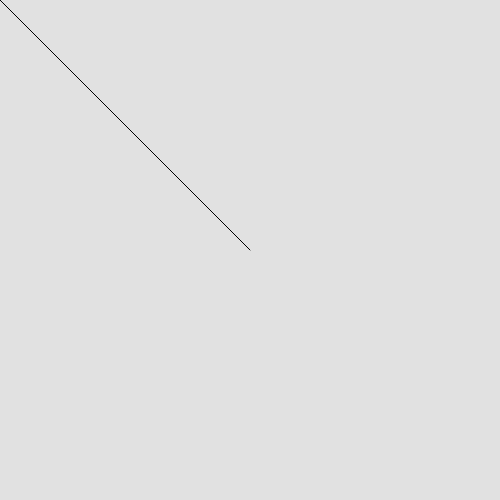
Frame 1 (no input)
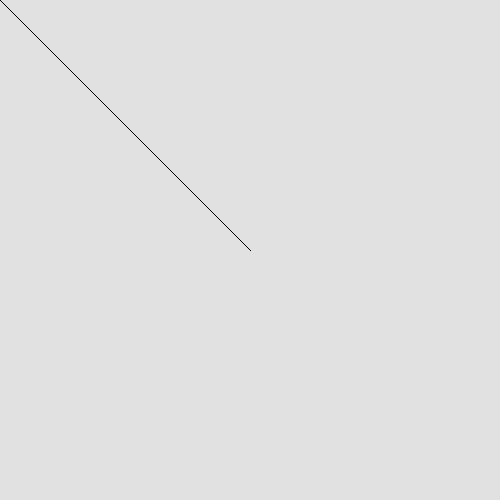
Frame 60 (no input)
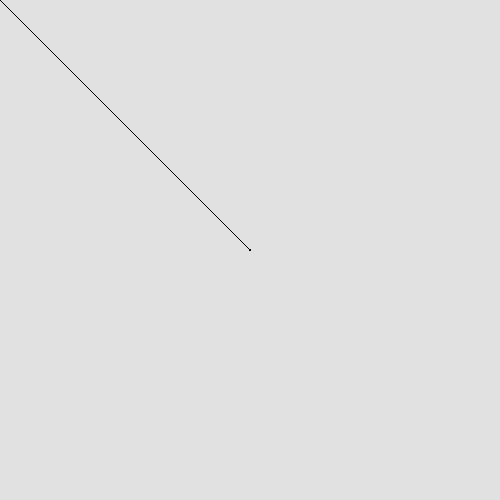
Frame 120 (the mouse pressed at the canvas centre since frame 60)

The p5.js sketch that drew these frames (run headless with seeded random() and noise() and a simulated clock; from frame 60 on, the mouse is pressed at the canvas centre):

// p5.js sketch
// ── sketch.js
function setup() { 
   createCanvas(500, 500);
   background(225, 225, 225);
}

function draw(){ // Draw loop, Infinite
   //mouseX & mouseY are pre-defined
   line(mouseX, mouseY, 250, 250);
}

function mouseClicked(){
   background(225,225,225);

   let r = random(0, 255);
   let g = random(0, 255);
   let b = random(0, 255);
   stroke(r,g,b);
}
